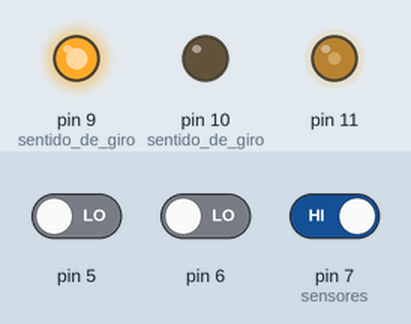
Simulated run of this sketch. Board: Arduino Uno, built with avr-gcc and run on an emulated ATmega328P. Shown: output pins drawn as LEDs (lit = HIGH). Inputs (shaded band) come from the test bench; at power-on: pin 5 LOW, pin 6 LOW, pin 7 (sensores) HIGH.

Above: at 3.8 s.
3.9 s: pin 5 driven HIGH and pin 6 driven HIGH
At 5.3 s:
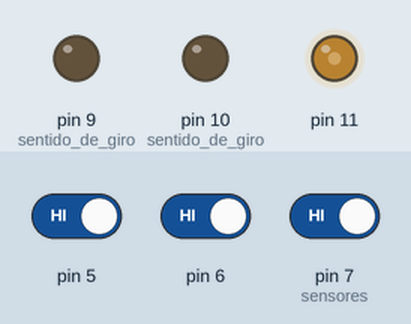
5.6 s: pin 6 driven LOW and pin 7 (sensores) driven LOW
8.6 s: pin 5 driven LOW
At 9.9 s:
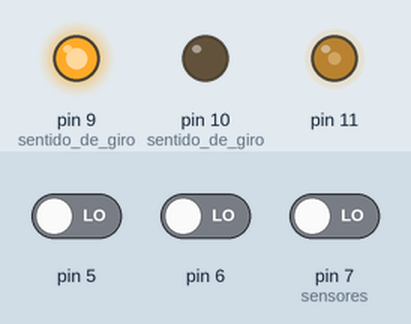
Timing chart, 0 to 11.6 s (numbered marks = the images above; inputs shaded):
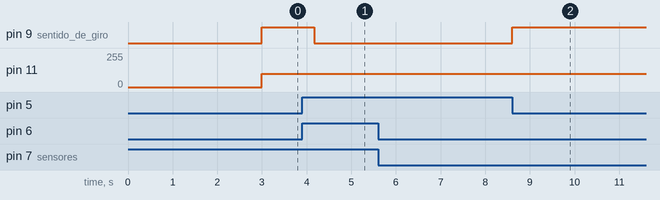

Measured:
- after the input at 3.9 s, pin 9 (sentido_de_giro): HIGH → LOW after 0.27 s
- after the input at 5.6 s, every drawn part: stays the same
- after the input at 8.6 s, pin 9 (sentido_de_giro): LOW → HIGH at once; pin 10 (sentido_de_giro): stays LOW (without the input it goes to HIGH after 0.00 s)

The sketch:

ENCODER_FINAL_3.ino
```cpp
int pos;
bool v1, v2, v3;

void setup() {
  pinMode(7,INPUT); //sensores
  pinMode(6,INPUT);
  pinMode(5,INPUT);

  // Pin 11 es la potencia de giro del motor!
  pinMode(10,OUTPUT); //sentido de giro
  pinMode(9,OUTPUT);  //sentido de giro

  // **INICIO CON EL MOTOR APAGADO!**
  digitalWrite(10,LOW);
  digitalWrite(9,LOW);
  //Serial.begin(9600);
}

void loop() {
  //analogWrite(11, 150);//171= 3/4 de frecuencia
  do{
    SelectPos();
  }while(pos==0);
  delay(3000);
  SelectPos();

  if(pos != 0){
    if(pos <= 4){                //gira a la derecha
      digitalWrite(10,HIGH);
      do{
        analogWrite(11,100);
        SelectPos();
        if(pos==0){
          delay(270);
        }
      }while(pos != 0);
      digitalWrite(10,LOW);
    }else{                      //gira a la izquierda
      digitalWrite(9,HIGH);
      do{
        analogWrite(11,100);
        SelectPos();
        if(pos==0){
          delay(270);
        }
      }while(pos != 0);
      digitalWrite(9,LOW);
    }
  }
  /*
  char ch;
  if (Serial.available() > 0) {
    ch = Serial.read();
  }
  if(ch == 'I' || ch == 'i'){
    analogWrite(11, 70); // *65 MINIMO DE POTENCIA PARA PWM!!
    Serial.println(ch);
    digitalWrite(10,LOW);
    digitalWrite(9,HIGH);
  }else if(ch == 'D' || ch == 'd'){
    analogWrite(11, 151);
    Serial.println(ch);
    digitalWrite(10,HIGH);
    digitalWrite(9,LOW);
  }
  */
}
/*
  if (Serial.available()) { //Si el puerto serie esta disponible?
  ch = Serial.read(); //variable tipo char desde puerto serial
  if(ch >= ‘0’ && ch <= ‘9’){ //Si ch es un numero?
    int speed = map(ch, ‘0’, ‘9’, 0, 255); //Re-mapea un numero desde un rango a otro
    analogWrite(enPin, speed); //’0′ a 0 ‘9’ a 255
    Serial.println(speed); //Escribe el valor analogico PWM enPin
  }else if (ch == ‘+’) {//Si el caracter es ‘+’ //el motor avanza Clockwise
    Serial.println(“CW”);
    digitalWrite(in1Pin,LOW);
    digitalWrite(in2Pin,HIGH);
  }else if (ch == ‘-‘) {//Si el caracter es –//el motor avanza CounterClockwise
    Serial.println(“CCW”);
    digitalWrite(in1Pin,HIGH);
    digitalWrite(in2Pin,LOW);
  }
}
*/
void ReadBit(){
  v1=digitalRead(7);
  v2=digitalRead(6);
  v3=digitalRead(5);
}
void SelectPos(){
  ReadBit();
  if(!v1 && v2 && v3){
    pos = 1;
  } else if(v1 && !v2 && v3){
    pos = 2;
  } else if(!v1 && !v2 && v3){
    pos = 3;
  } else if(v1 && v2 && !v3){
    pos = 4;
  } else if(!v1 && v2 && !v3){
    pos = 5;
  } else if(v1 && !v2 && !v3){
    pos = 6;
  } else if(!v1 && !v2 && !v3){
    pos = 7;
  } else{
    pos = 0;
  }

  /*
  if(!v1 && v2){
    pos = 1;
  } else if(v1 && !v2){
    pos = 2;
  } else if(!v1 && !v2){
    pos = 3;
  } else{
    pos = 0;
  }
  */

}

/*  //PARA BORRAR LA PANTALLA SERIAL (OTRA COSA)
void clearAndHome()
{
  Serial.write(27);
  Serial.print("[2J"); // clear screen
  Serial.write(27); // ESC
  Serial.print("[H"); // cursor to home
}
*/
```
